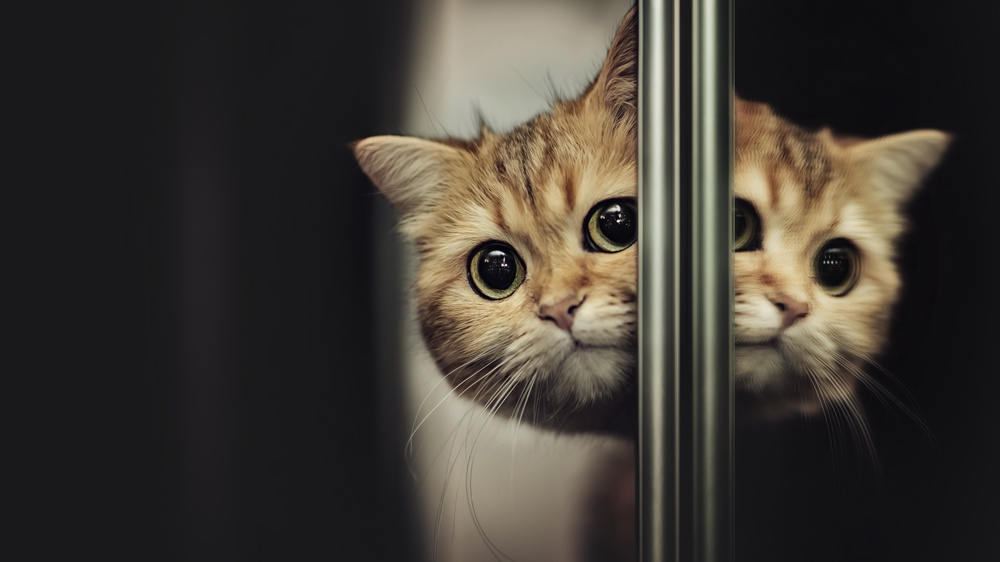
#> input picture Cotik.jpg, 1000 x 562 px, shrunk from 3840 x 2160 before the run
$ jupyter execute task7.ipynb
#> lines starting #> are read from the running program, lines starting #| are printed output that depends on the picture
[cell 1]
# Task 7
# Fast Fourier transform algorithm for image denoising and filtering.
from matplotlib.image import imread
import numpy as np
import matplotlib.pyplot as plt
import os
A = imread(os.path.join('Cotik.jpg'))
#> A is the input picture: shape (562, 1000, 3); mean R, G, B 64, 59, 52.2
B = np.mean(A, -1)  # Convert RGB to grayscale
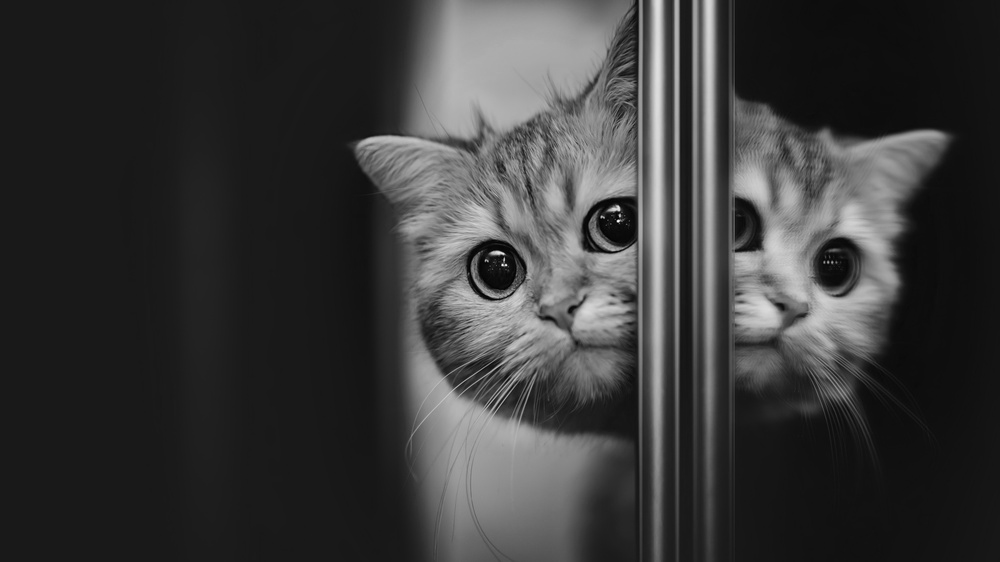
#> B: shape (562, 1000) float64; min 1, max 250.7, mean 58.4

Bnoise = B + 220*np.random.randn(*B.shape).astype('uint8') # Add some noise
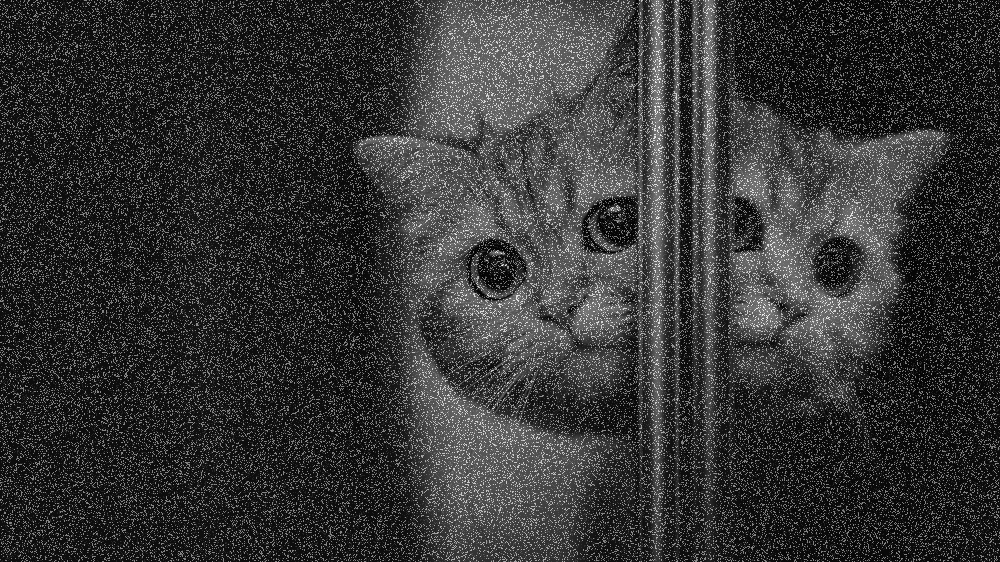
#> Bnoise: shape (562, 1000) float64; min 1, max 464.3, mean 99; drawn with min black and max white
Bt = np.fft.fft2(Bnoise)
Btshift = np.fft.fftshift(Bt)
F = np.log(np.abs(Btshift)+1) # Put FFT on log scale
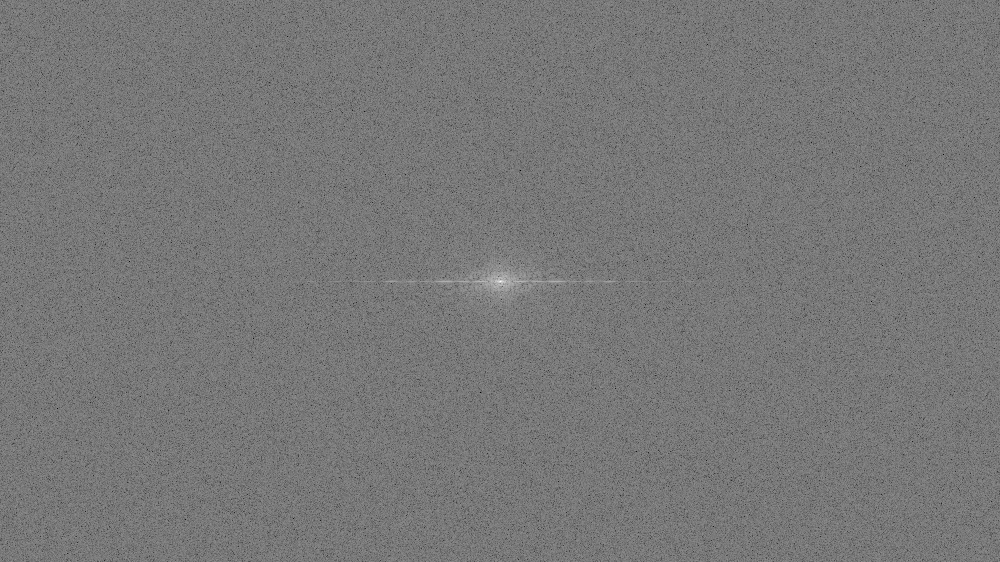
#> F: shape (562, 1000) float64; min 4.38, max 17.83, mean 10.69; drawn with min black and max white

fig,axs = plt.subplots(2,2)

axs[0,0].imshow(Bnoise, cmap='gray')
axs[0,0].title.set_text('Noisy image')
axs[0,0].axis('off')

axs[0,1].imshow(F, cmap='gray')
axs[0,1].title.set_text('Noisy FFT')
axs[0,1].axis('off')

nx,ny = B.shape
#> nx = 562; ny = 1000
X,Y = np.meshgrid(np.arange(-ny/2+1,ny/2+1),np.arange(-nx/2+1,nx/2+1))
R2 = np.power(X,2) + np.power(Y,2)
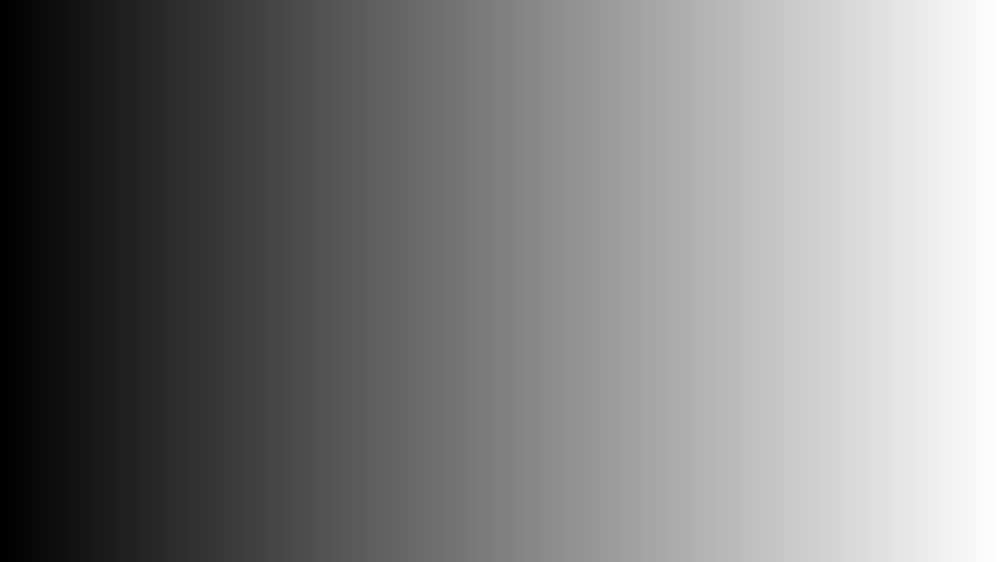
#> X: shape (562, 1000) float64; min -499, max 500, mean 0.5; drawn with min black and max white
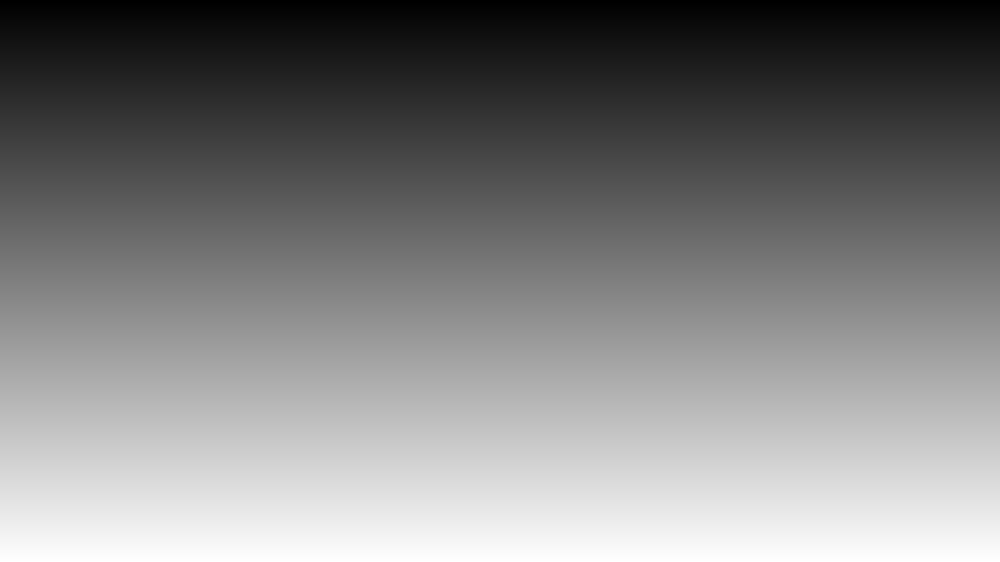
#> Y: shape (562, 1000) float64; min -280, max 281, mean 0.5; drawn with min black and max white
ind = R2 < 150**2
Btshiftfilt = Btshift * ind
Ffilt = np.log(np.abs(Btshiftfilt)+1) # Put FFT on log scale
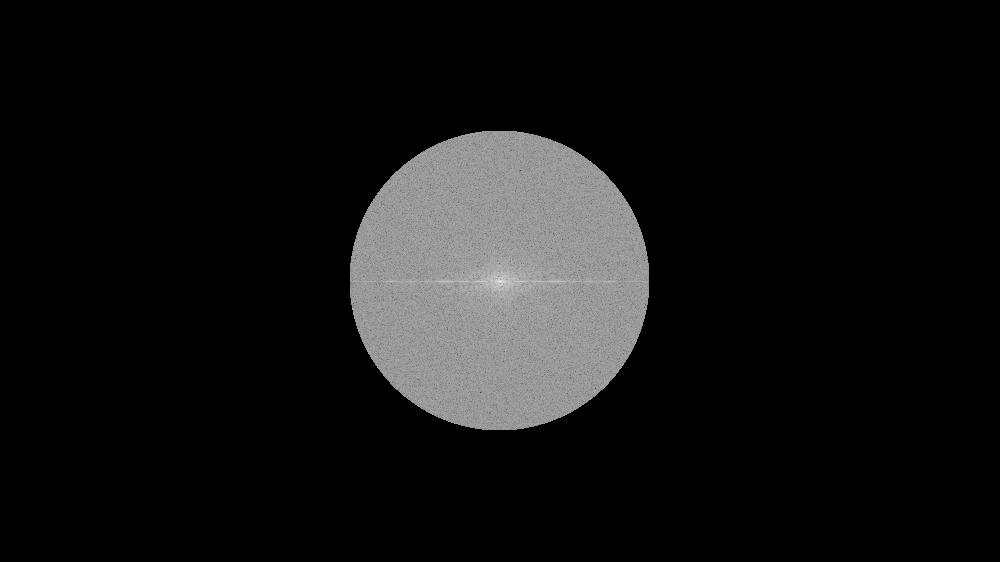
#> Ffilt: shape (562, 1000) float64; min 0, max 17.83, mean 1.35; drawn with min black and max white

axs[1,1].imshow(Ffilt, cmap='gray')
axs[1,1].title.set_text('Filtered FFT')
axs[1,1].axis('off')

Btfilt = np.fft.ifftshift(Btshiftfilt)
Bfilt = np.fft.ifft2(Btfilt).real
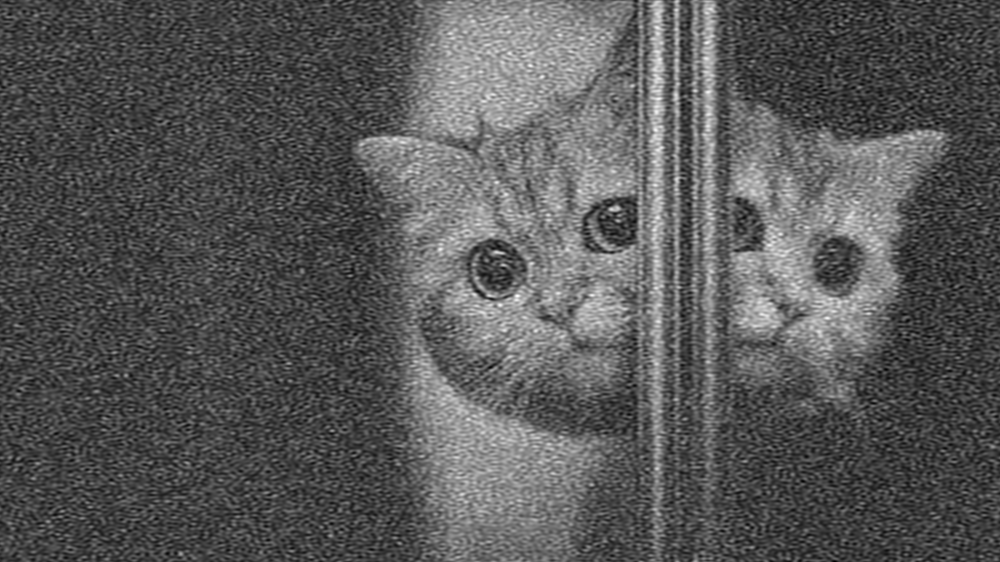
#> Bfilt: shape (562, 1000) float64; min -35.21, max 354.2, mean 99; drawn with min black and max white
axs[1,0].imshow(Bfilt, cmap='gray')
axs[1,0].title.set_text('Filtered image')
axs[1,0].axis('off')

plt.show()
